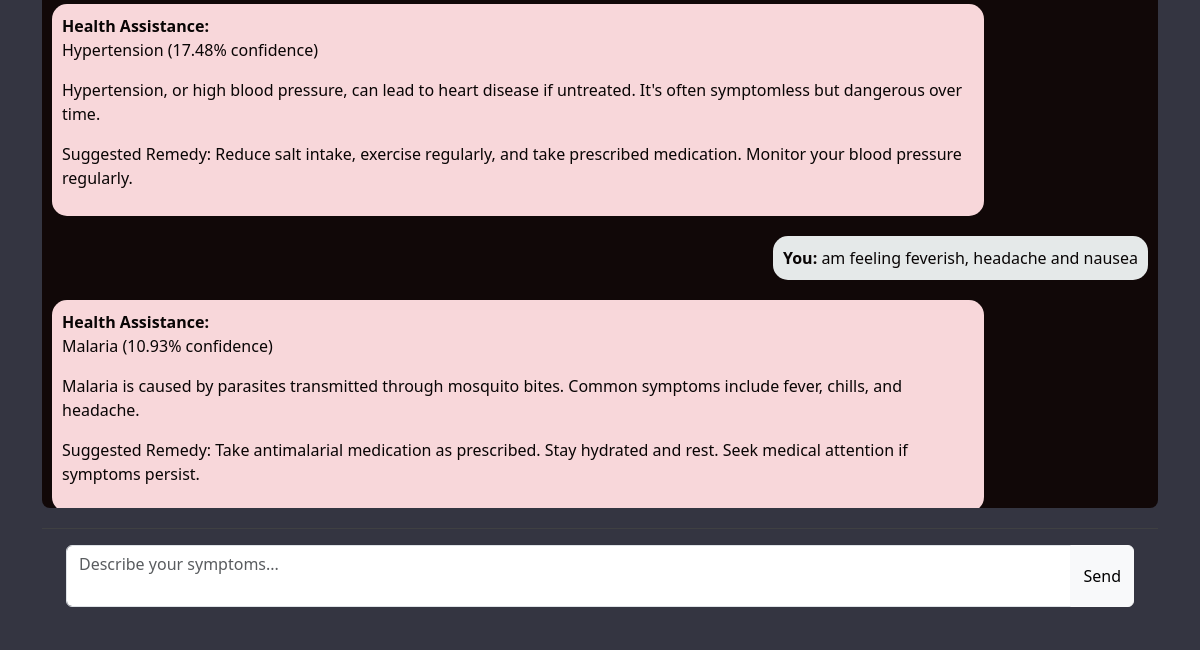
The app's page / (signed in, lower part), older data.
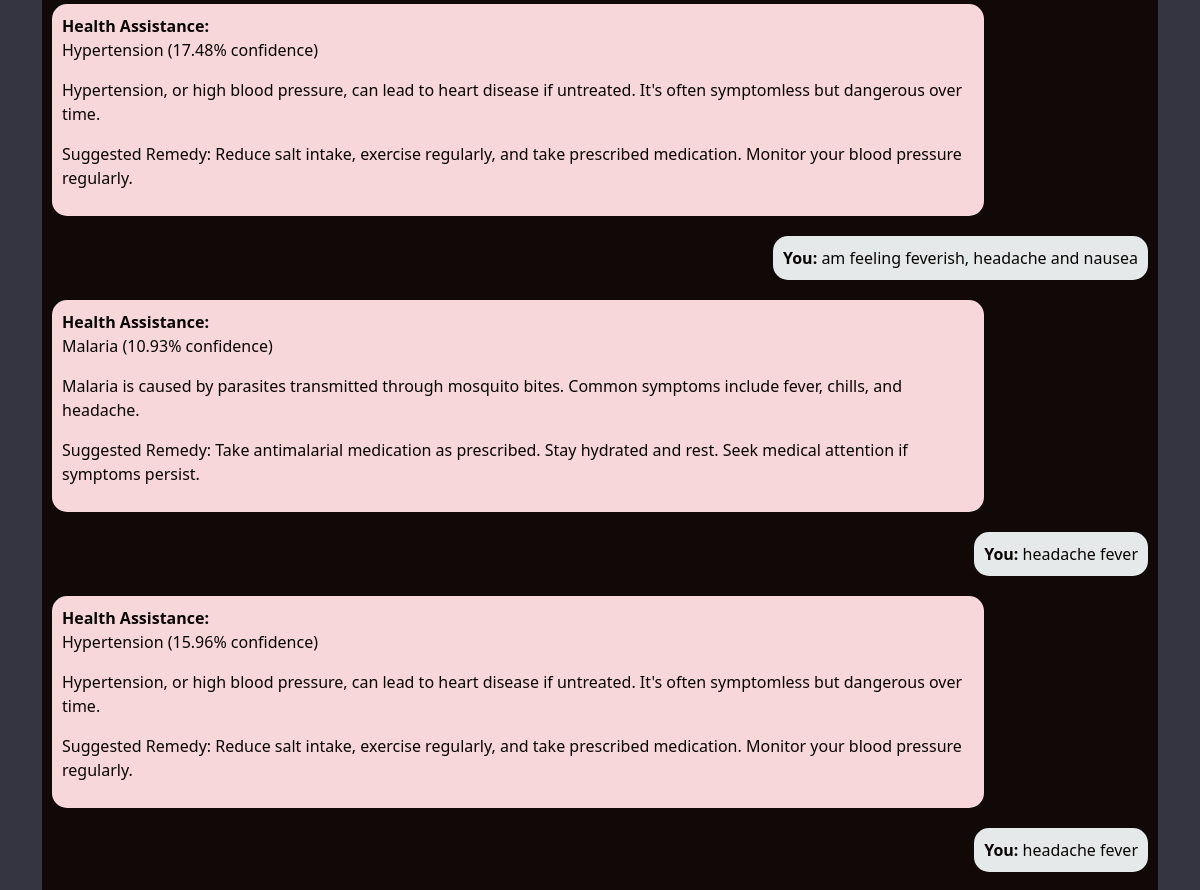
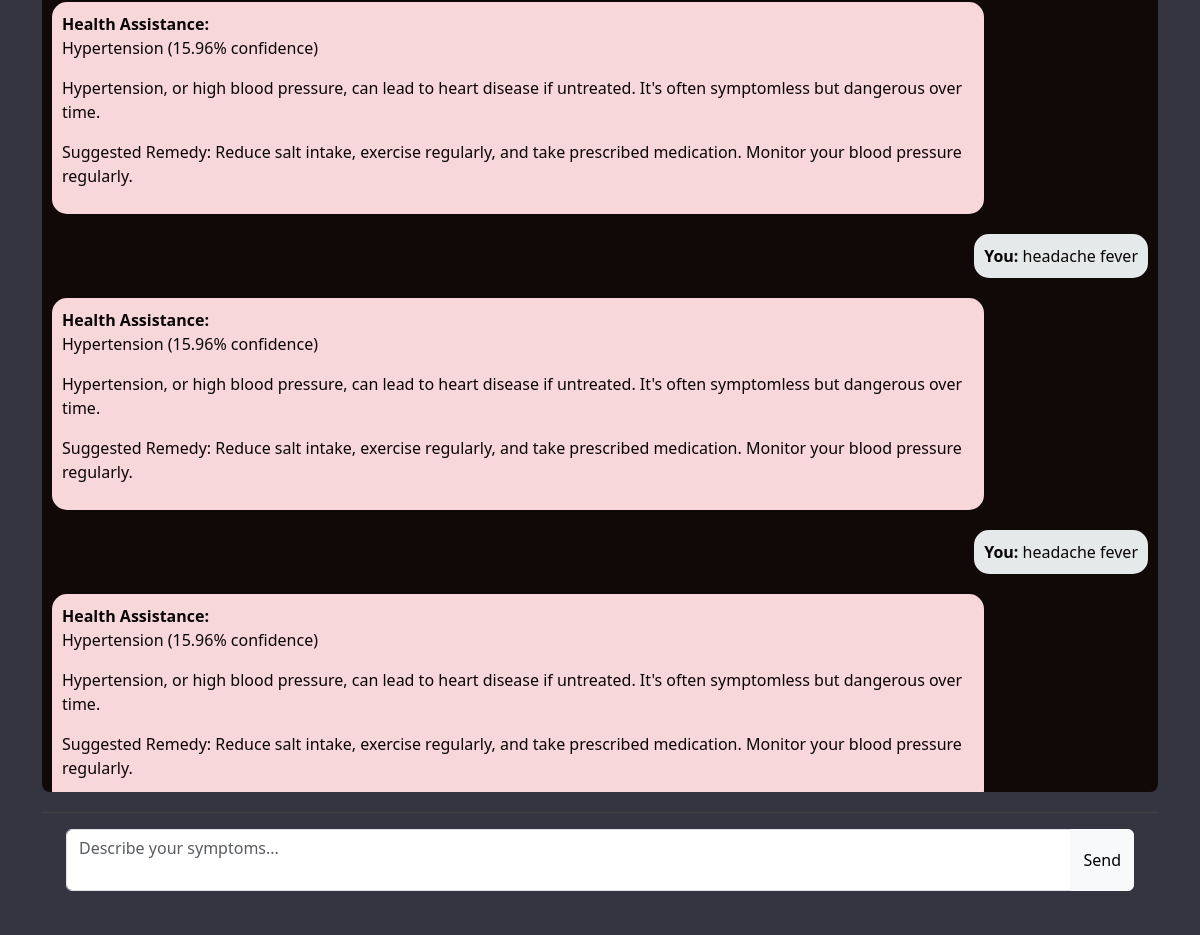
The same page, newer data (2 pictures, top to bottom).
### diagnosis/models.py (models this page shows)
class ChatMessage(models.Model):
    user = models.ForeignKey(User, on_delete=models.CASCADE)
    message = models.TextField()
    response = models.TextField()
    timestamp = models.DateTimeField(auto_now_add=True)
    class Meta:
        ordering = ['timestamp']

### diagnosis/views.py (the view, shortened to what this page needs)
# urls.py: path('', symptom_checker, name='symptom_checker'),
@login_required
def symptom_checker(request):
    user_input = request.POST.get('symptoms')
    predictions = []
    chat_history = ChatMessage.objects.filter(user=request.user)
    return render(request, 'diagnosis/diagnosis_form.html', {
        'chat_history': chat_history
    })

### templates/diagnosis/diagnosis_form.html (shortened to what this page needs)
{% extends 'base.html' %}
{% block content %}
<div class="container py-3">
<div class="chat-window d-flex flex-column" id="chat-area">
<div class="chat-container">
    {% for chat in chat_history %}
        <div class="user-message"><strong>You:</strong> {{ chat.message }}</div>
        <div class="bot-response"><strong>Health Assistance:</strong> {{ chat.response|linebreaks }}</div>
    {% endfor %}
</div>
</div>
<div class="chat-form">
    <form method="POST" id="symptom-form">
        <div class="input-group">
            <textarea name="symptoms" rows="2" class="form-control" placeholder="Describe your symptoms...">{{ user_input }}</textarea>
            <button class="btn btn-light" type="submit">Send</button>
        </div>
    </form>
</div>
</div>
</div>
{% endblock %}

### templates/base.html (shortened to what this page needs)
<!DOCTYPE html>
<html lang="en">
<head>
    <link href="https://cdn.jsdelivr.net/npm/bootstrap@5.3.0/dist/css/bootstrap.min.css" rel="stylesheet">
</head>
<body>
<div class="main full" id="main">
    {% block content %}{% endblock %}
</body>
</html>

### templates/base.html (style rules this page uses)
body { background-color: #343541; color: #090505; font-family: 'Segoe UI', sans-serif; }
.main { margin-left: 250px; padding: 0; height: 100vh; display: flex; flex-direction: column; transition: margin-left 0.3s ease; }
.main.full { margin-left: 0; }
.chat-window { flex: 1; padding: 24px; overflow-y: auto; }
.user-message { background-color: #2e2f31; align-self: flex-end; margin-left: auto; }
.chat-form { background-color: #343541; padding: 16px 24px; border-top: 1px solid #3f4042; }
textarea { background-color: #40414f; border: none; color: rgb(11, 6, 6); resize: none; }
textarea::placeholder { color: #aaa; }

### templates/diagnosis/diagnosis_form.html (style rules this page uses)
.chat-window { height: 70vh; overflow-y: auto; padding: 10px; background-color: #110808; border-radius: 8px; }
.chat-container .user-message, .chat-container .bot-response, .message.user-message, .message.bot-message { padding: 10px; margin-bottom: 10px; border-radius: 15px; max-width: 85%; word-wrap: break-word; }
.message.user-message, .chat-container .user-message { background-color: #e5e9e9; align-self: flex-end; margin-left: auto; }
.message.bot-message, .chat-container .bot-response { background-color: #f8d7da; align-self: flex-start; margin-right: auto; }
.chat-form textarea { resize: none; }
.chat-container { margin-top: 20px; display: flex; flex-direction: column; gap: 10px; }
.user-message, .bot-response { max-width: 70%; padding: 10px 15px; border-radius: 15px; word-wrap: break-word; }
.user-message { align-self: flex-end; background-color: #dcf8c6; border-top-right-radius: 0; }
.bot-response { align-self: flex-start; background-color: #0c0101; border-top-left-radius: 0; }
.chat-window { display: flex; flex-direction: column; }
.chat-form { margin-top: 20px; }

Row changes from the older to the newer data that the page shows:
added ChatMessage: message "headache fever", response "Hypertension (15.96% confidence) Hypertension, or high blood pressure, can lead to heart disease if untreated. It's often symptomless but dangerous over time. Suggested Remedy: Reduce salt intake, exercise regularly, and take prescribed medication. Monitor your blood pressure regularly."
added ChatMessage: message "headache fever", response "Hypertension (15.96% confidence) Hypertension, or high blood pressure, can lead to heart disease if untreated. It's often symptomless but dangerous over time. Suggested Remedy: Reduce salt intake, exercise regularly, and take prescribed medication. Monitor your blood pressure regularly."
added ChatMessage: message "headache fever", response "Hypertension (15.96% confidence) Hypertension, or high blood pressure, can lead to heart disease if untreated. It's often symptomless but dangerous over time. Suggested Remedy: Reduce salt intake, exercise regularly, and take prescribed medication. Monitor your blood pressure regularly."
added ChatMessage: message "headache fever", response "Hypertension (15.96% confidence) Hypertension, or high blood pressure, can lead to heart disease if untreated. It's often symptomless but dangerous over time. Suggested Remedy: Reduce salt intake, exercise regularly, and take prescribed medication. Monitor your blood pressure regularly."
